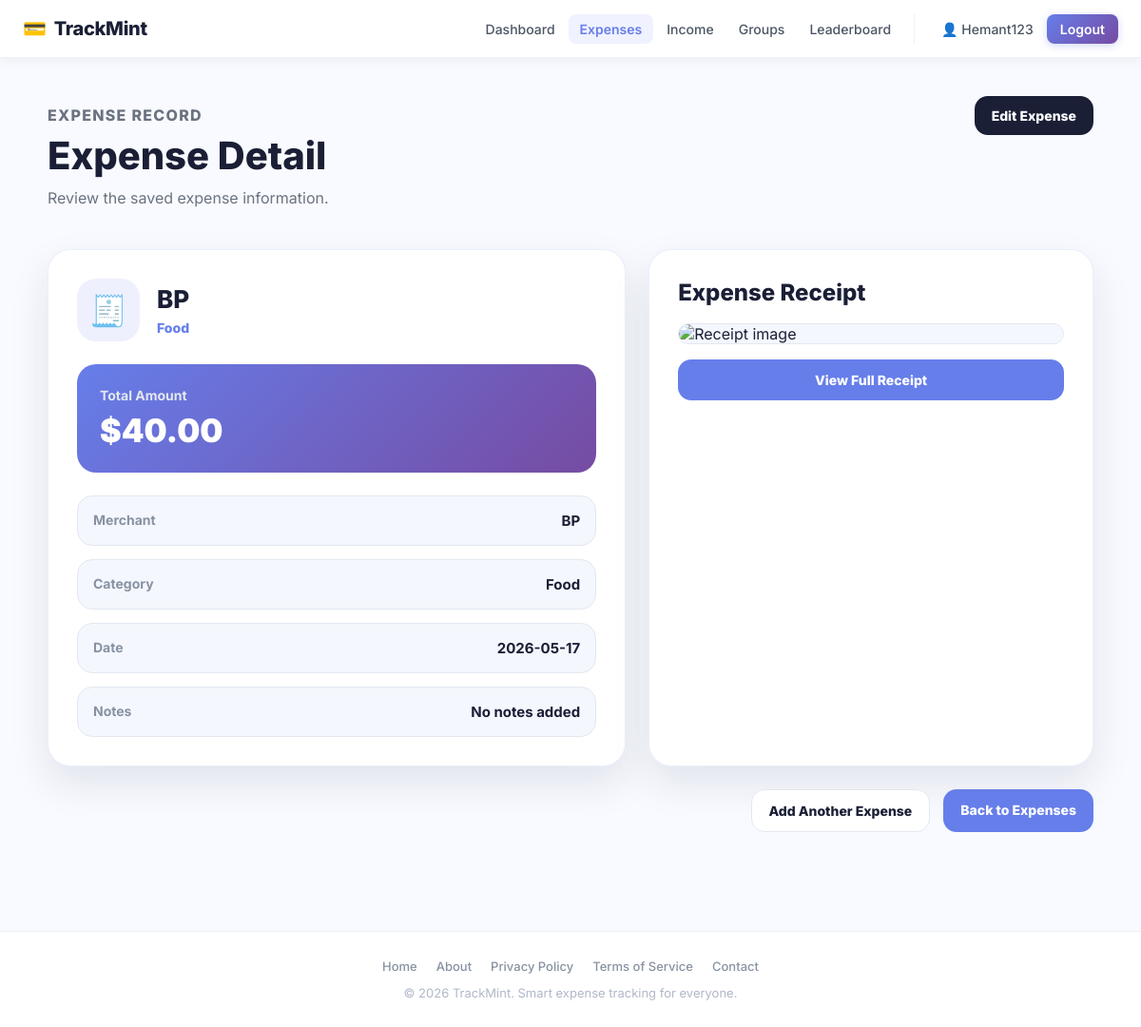
The page /receipts/35 (signed in) on the database its author committed.
### app/models.py (models this page shows, shortened)
class User(UserMixin, db.Model):
    __tablename__ = "users"
    id = db.Column(db.Integer, primary_key=True)
    username = db.Column(db.String(80), unique=True, nullable=False, index=True)
    email = db.Column(db.String(120), unique=True, nullable=False, index=True)
    password_hash = db.Column(db.String(255), nullable=False)
    created_at = db.Column(db.DateTime, default=datetime.utcnow, nullable=False)
    total_points = db.Column(db.Integer, default=0, nullable=False)
    current_streak = db.Column(db.Integer, default=0, nullable=False)
    last_upload_date = db.Column(db.Date, nullable=True)
    receipts = db.relationship(
        "Receipt",
        back_populates="user",
        cascade="all, delete-orphan",
        lazy=True
    )
    incomes = db.relationship(
        "Income",
        back_populates="user",
        cascade="all, delete-orphan",
        lazy=True
    )

class Receipt(db.Model):
    __tablename__ = "receipts"
    id = db.Column(db.Integer, primary_key=True)
    user_id = db.Column(db.Integer, db.ForeignKey("users.id"), nullable=False)
    group_id = db.Column(db.Integer, db.ForeignKey("groups.id"), nullable=True)
    merchant = db.Column(db.String(120), nullable=False)
    amount = db.Column(db.Float, nullable=False)
    category = db.Column(db.String(80), nullable=False)
    expense_date = db.Column(db.Date, nullable=False)
    notes = db.Column(db.Text, nullable=True)
    frequency_type = db.Column(db.String(20), default="one-time", nullable=False)  # "one-time" or "recurring"
    frequency_interval = db.Column(db.String(20), nullable=True)  # "daily", "weekly", "monthly"
    frequency_details = db.Column(db.String(255), nullable=True)  # "Monday", "15th", etc.
    image_filename = db.Column(db.String(255), nullable=True)
    created_at = db.Column(db.DateTime, default=datetime.utcnow, nullable=False)
    updated_at = db.Column(
        db.DateTime,
        default=datetime.utcnow,
        onupdate=datetime.utcnow,
        nullable=False
    )
    user = db.relationship("User", back_populates="receipts")
    splits = db.relationship("ExpenseSplit", backref="expense", cascade="all, delete-orphan", lazy=True)

### app/receipts/routes.py (the view, shortened to what this page needs)
@receipts_bp.route("/<int:receipt_id>")
@login_required
def receipt_detail(receipt_id):
    from flask import abort
    receipt = Receipt.query.filter_by(id=receipt_id, user_id=current_user.id).first()
    return render_template(
        "receipts/detail.html",
        page_title="Receipt Detail",
        receipt=receipt
    )

### app/__init__.py (called while the page is built)
def register_login_loader():
    @login_manager.user_loader
    def load_user(user_id):
        from app.models import User
        return db.session.get(User, int(user_id))

### app/templates/receipts/detail.html
{% extends "base.html" %}
{% block content %}
<section class="receipt-detail-page">
  <div class="receipt-detail-container">
    <div class="receipt-detail-header">
      <div>
        <p class="page-label">Expense Record</p>
        <h1>Expense Detail</h1>
        <p>Review the saved expense information.</p>
      </div>
      <a href="{{ url_for('receipts.edit_receipt', receipt_id=receipt.id) }}" class="edit-receipt-btn">
        Edit Expense
      </a>
    </div>
    <div class="receipt-detail-grid">
      <div class="receipt-info-card">
        <div class="receipt-card-top">
          <div class="receipt-icon">🧾</div>
          <div>
            <h2>{{ receipt.merchant }}</h2>
            <p>{{ receipt.category }}</p>
          </div>
        </div>
        <div class="amount-box">
          <span>Total Amount</span>
          <strong>${{ "%.2f"|format(receipt.amount) }}</strong>
        </div>
        <div class="detail-list">
          <div class="detail-row">
            <span>Merchant</span>
            <strong>{{ receipt.merchant }}</strong>
          </div>
          <div class="detail-row">
            <span>Category</span>
            <strong>{{ receipt.category }}</strong>
          </div>
          <div class="detail-row">
            <span>Date</span>
            <strong>{{ receipt.expense_date }}</strong>
          </div>
          <div class="detail-row">
            <span>Notes</span>
            <strong>{{ receipt.notes or "No notes added" }}</strong>
          </div>
        </div>
      </div>
      <div class="receipt-preview-card">
        <h2>Expense Receipt</h2>
        {% if receipt.image_filename %}
          {% set file_url = url_for('static', filename='uploads/receipts/' ~ receipt.image_filename) %}
          {% if receipt.image_filename.lower().endswith('.pdf') %}
            <div class="pdf-receipt-card">
              <div class="pdf-icon">📄</div>
              <p>PDF receipt uploaded</p>
              <a href="{{ file_url }}" target="_blank" class="view-file-btn">
                Open PDF
              </a>
            </div>
          {% else %}
            <div class="receipt-image-preview">
              <img src="{{ file_url }}" alt="Receipt image">
            </div>
            <a href="{{ file_url }}" target="_blank" class="view-file-btn full-width">
              View Full Receipt
            </a>
          {% endif %}
        {% else %}
          <div class="no-receipt-card">
            <div class="no-image-icon">🖼️</div>
            <p>No receipt file was uploaded for this record.</p>
          </div>
        {% endif %}
      </div>
    </div>
    <div class="receipt-actions">
      <a href="{{ url_for('receipts.index') }}" class="secondary-action">
        Add Another Expense
      </a>
      <a href="{{ url_for('receipts.index') }}" class="primary-action">
        Back to Expenses
      </a>
    </div>
  </div>
</section>
{% endblock %}

### app/templates/base.html (shortened to what this page needs)
<!doctype html>
<html lang="en">
<head>
  <link rel="stylesheet" href="{{ url_for('static', filename='css/style.css') }}">
</head>
<body>
    <header>
        <div class="header-container">
            <a href="{{ url_for('main.landing') }}" class="logo">
                <span class="logo-icon">💳</span>
                TrackMint
            </a>
            <nav>
                <div class="nav-primary">
                    {% if current_user.is_authenticated %}
                    <a href="{{ url_for('main.dashboard') }}" class="nav-link">Dashboard</a>
                    <a href="{{ url_for('receipts.index') }}" class="nav-link">Expenses</a>
                    <a href="{{ url_for('income.income_home') }}" class="nav-link">Income</a>
                    <a href="{{ url_for('groups.groups_home') }}" class="nav-link">Groups</a>
                    <a href="{{ url_for('leaderboard.leaderboard_home') }}" class="nav-link">Leaderboard</a>
                    {% else %}
                    <a href="{{ url_for('main.landing') }}" class="nav-link">Home</a>
                    {% endif %}
                </div>
                {% if current_user.is_authenticated %}
                <div class="nav-user">
                    <a href="{{ url_for('main.profile') }}" class="nav-link">👤 {{ current_user.username }}</a>
                    <a href="{{ url_for('auth.logout') }}">Logout</a>
                </div>
                {% else %}
                <div class="nav-user">
                    <a href="{{ url_for('auth.login') }}" class="nav-link">Sign in</a>
                    <a href="{{ url_for('auth.signup') }}">Get started</a>
                </div>
                {% endif %}
            </nav>
        </div>
    </header>
    <main>
        {% block content %}{% endblock %}
    </main>
    <footer>
        <div class="footer-content">
            <div class="footer-links">
                <a href="{{ url_for('main.landing') }}">Home</a>
                <a href="#">About</a>
                <a href="#">Privacy Policy</a>
                <a href="#">Terms of Service</a>
                <a href="#">Contact</a>
            </div>
            <p>&copy; 2026 TrackMint. Smart expense tracking for everyone.</p>
        </div>
    </footer>
</body>
</html>

### rows shown on the page
User: username "Hemant123"
Receipt: merchant "BP", category "Food", amount "40.00", expense_date "2026-05-17", notes "No notes added"
